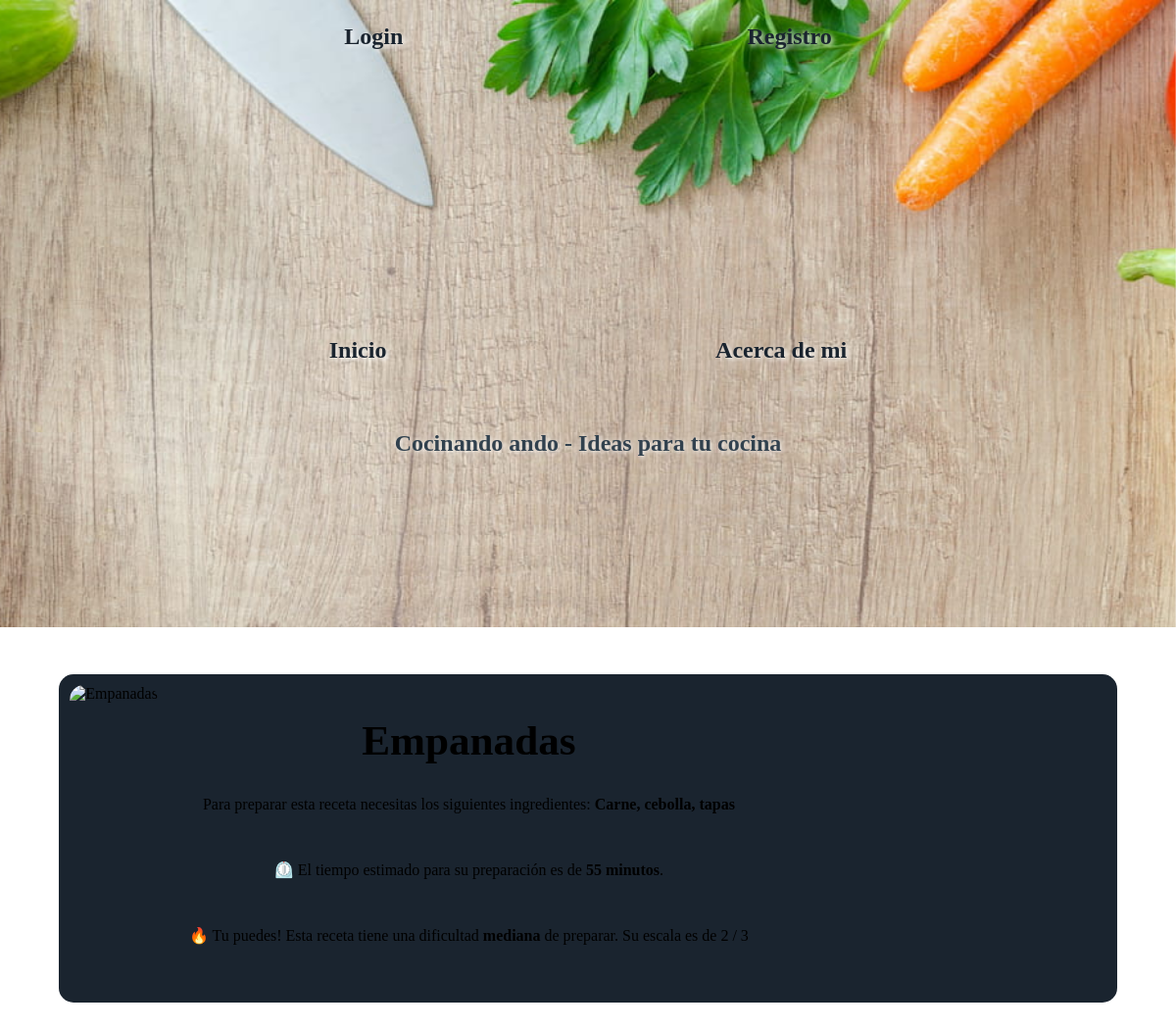
/detalle-receta/24, run on an earlier commit of the app's database.
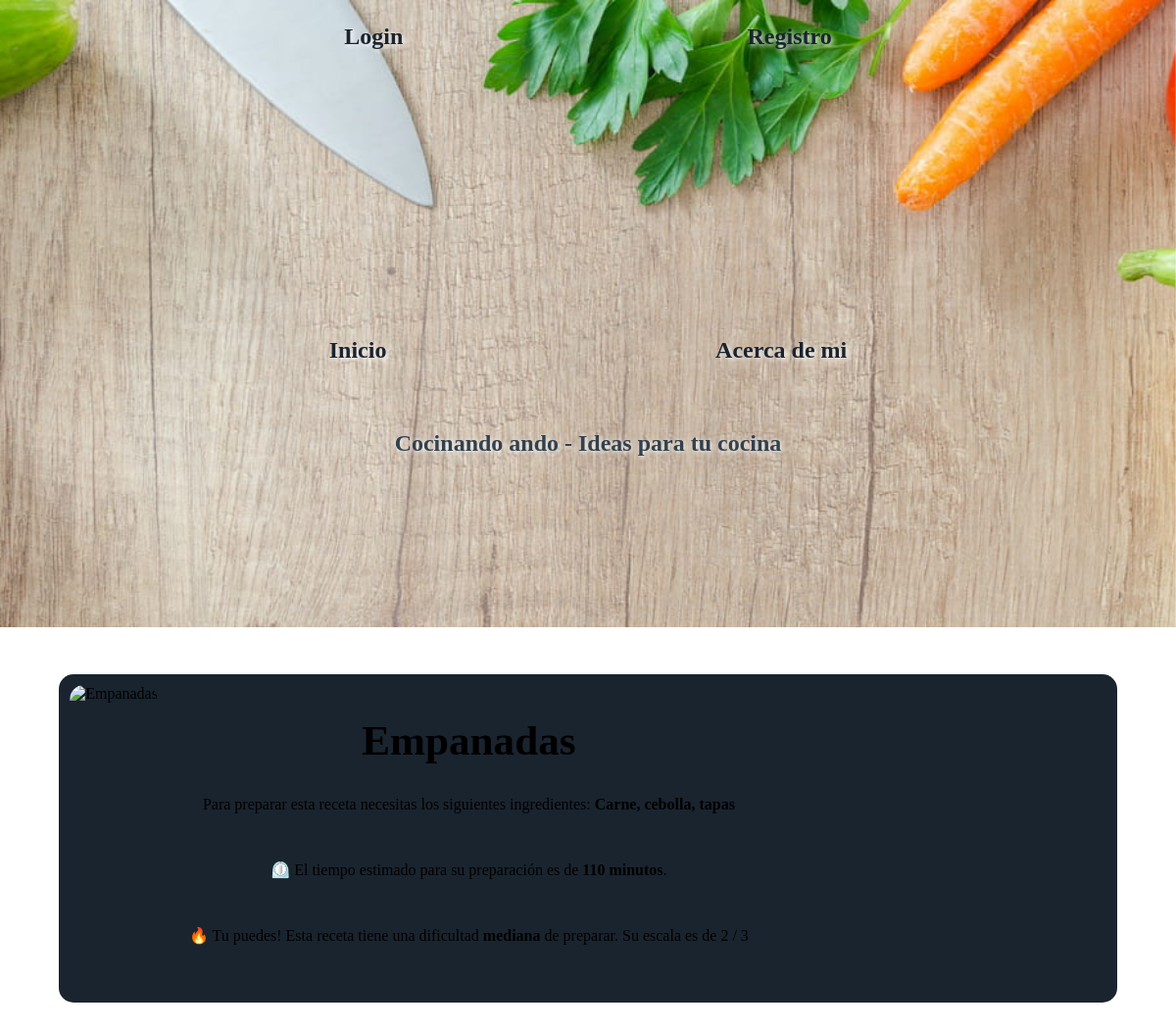
And on a later commit of the database.
### aplicacion/models.py (models this page shows, shortened)
class Receta(models.Model):
    nombre = models.CharField(max_length=50)
    ingredientes = models.CharField(max_length=200)
    tiempo = models.IntegerField()
    DIFICULTAD = (
        (1, "Fácil"),
        (2, "Media"),
        (3, "Difícil"),
    )
    dificultad = models.IntegerField(choices=DIFICULTAD)
    imagen_url = models.CharField(max_length=2000)

### aplicacion/views.py (the view)
# urls.py: path("detalle-receta/<int:pk>", RecetaDetail.as_view(), name="detail_receta"),
class RecetaDetail(DetailView):
    model = Receta
    template_name = "aplicacion/recetas/detalle_receta.html"

### aplicacion/templates/aplicacion/recetas/detalle_receta.html (shortened to what this page needs)
{% extends "aplicacion/index.html" %}
{% block content %}
<section class="description-section">
  <article>
    <div style="display: flex">
      <img src="{{object.imagen_url}}" alt="{{object.nombre}}" class="img-desc">
    </div>
    <div class="info">
      <h2>{{object.nombre}}</h2>
      <p>Para preparar esta receta necesitas los siguientes ingredientes: <b>{{object.ingredientes}}</b></p>
      <p>⏲️ El tiempo estimado para su preparación es de <b>{{object.tiempo}} minutos</b>.</p>
      {% if object.dificultad == 3 %}
      <p>⚠️Atento! Esta receta es <b> difícil</b> de preparar. Su escala es de 3 / 3</p>
      {% elif object.dificultad == 2 %}
      <p>🔥 Tu puedes! Esta receta tiene una dificultad <b>mediana</b> de preparar. Su escala es de 2 / 3</p>
      {% else %}
      <p>✅ A divertirse! Esta receta es <b>fácil</b> de preparar.</p>
      {% endif %}
    </div>
  </article>
</section>
{% endblock %}

### aplicacion/templates/aplicacion/index.html (shortened to what this page needs)
<!DOCTYPE html>
<html lang="es">
<head>
  {% load static %}
  <link rel="stylesheet" href="https://cdn.jsdelivr.net/npm/water.css@2/out/water.css">
  <link href="{% static 'aplicacion/css/styles.css' %}" rel="stylesheet" />
</head>
<body>
  <header>
    <nav>
      <ul>
        {% if user.is_authenticated %}
        <li><a href="{% url 'logout' %}"><i class="fas fa-sign-out-alt" title="Logout"></i> </a></li>
        <li>
          <a href="{% url 'editar_perfil' %}" title="Editar perfil">
            {% if request.session.avatar %}
            <img src="{{ request.session.avatar }}" class="avatar rounded" />
            {% else %}
            <i class="fas fa-user-circle"></i>
            {% endif %}
            {{ user.username }}
          </a>
        </li>
        {% else %}
        <li><a href="{% url 'login' %}">Login</a></li>
        <li><a href="{% url 'registro' %}">Registro</a></li>
        {% endif %}
      </ul>
    </nav>
    <nav>
      <ul>
        <li><a href="{% url 'inicio' %}">Inicio</a></li>
        <li><a href="{% url 'acerca_de_mi' %}">Acerca de mi</a></li>
      </ul>
      <h1>Cocinando ando - Ideas para tu cocina</h1>
    </nav>
  </header>
  <main>
    {% block content %}{% endblock %}
  </main>
</body>
</html>

### aplicacion/static/aplicacion/css/styles.css (style rules this page uses)
* { box-sizing: border-box; }
body { margin: 0; padding: 0; max-width: 100%; }
nav { min-height: 40vh; background-image: url('../assets/header.jpg'); background-size: cover; background-position: center; background-attachment: fixed; }
ul { display: flex; align-items: center; justify-content: space-evenly; padding: 1em 0 2em 0; margin: 0; font-size: 1.5em; }
li { list-style: none; }
header a { text-decoration: none; color: #1a242f; font-weight: bold; text-shadow: 2px 2px 5px #ffffff; }
h1 { color: #31414e; text-shadow: 1px 1px 5px #ffffff; }
h2 { margin: 2em 0; }
h1, h2 { text-align: center; }
article { min-height: 300px; width: 70%; margin: 0 auto; padding: 1em; border-radius: 5px; background-color: rgb(26, 36, 47); }
.description-section h2 { font-size: 2.7em; margin: 0; }
.description-section .info { display: flex; flex-direction: column; align-items: center; gap: 1em; margin: 2em 0; }
.img-desc { max-width: 100%; height: auto; border-radius: 15px; object-fit: cover; }
.description-section article { width: 90%; display: flex; padding: .7em; margin: 3em auto; border-radius: 15px; gap: 2em; }

What changed in the data, as far as the page shows it:
changed Receta "Empanadas": tiempo "55" → "110"
